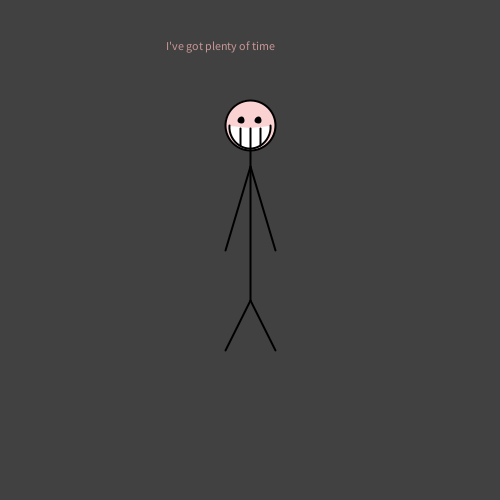
Frame 1 (no input)
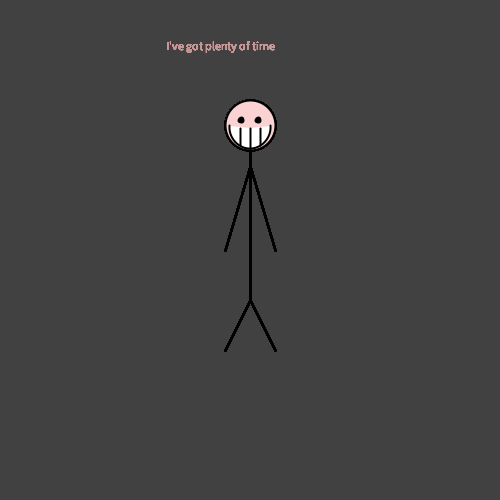
Frame 60 (the mouse pressed at the canvas centre just before this capture)
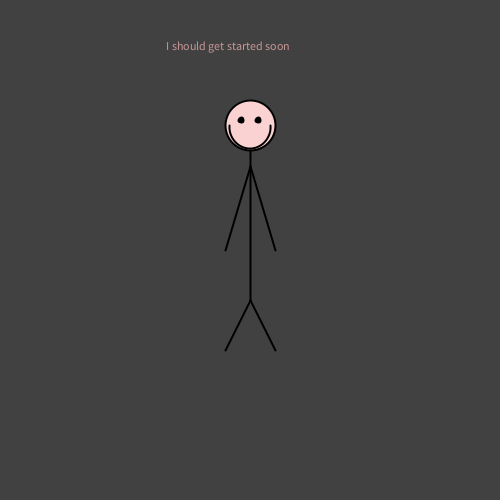
Frame 120 (the mouse held since frame 60 and released just before this capture)

The Processing sketch that drew these frames (run headless with seeded random() and noise(); from frame 60 on, the mouse is pressed at the canvas centre):

// Processing sketch: processing_73220
// ── processing_73220.pde

//////////////////////////////////////////////////////////////////////
/////Danny Gardner
/////October 3, 2012
/////procrastination
/////no interactions, simply watch a procrastinator hit the different stages
/////of procrastination.
//////////////////////////////////////////////////////////////////////


/////when timer > 500, the boolean acts as a switch to shut down the skit


///////these variables determine the time at which the character becomes 
//////progressively more nervous.
int firstFacialChange=100;
int secondFacialChange=200;
int thirdFacialChange=300;
int fourthFacialChange=400;
int endScene=450;

void setup() {
  size (500, 500);
  smooth();
  frameRate (30);
  background (65);
  
}

int timer=0;


//////drawing the kid

void draw () {
  drawKid();




timer=timer+1;
//////if statements. These statements follow a timer that change the face 
//////and words of the character as time goes  by.

if (timer<firstFacialChange) {
  drawSmileHappy(); 
   
}
if (timer < firstFacialChange) {
  textOne();
 
}

  if (timer > firstFacialChange) {
  background (65); drawKid ();
  textTwo();
  drawSmileContent() ;
   
}
  if (timer > secondFacialChange) {
    background (65); 
    drawKid ();
    drawFrown ();
    textThree();
}
if (timer > thirdFacialChange) {
  background (65);
  fill (255, 0, 0,255); 
  drawKid ();
  textFour();
  drawFrownExaggerated ();

}
if (timer > fourthFacialChange) {
  background (65);
  drawKid();
  text("Im going to drop out of school now...", width/3, height/12);
}
if (nTime()) {
  background (65);
  

  }
}






////////methods for the phrases the procrastinator will say.
void textOne() {
  fill (200, 150, 150);
  strokeWeight (3);
  text ("I've got plenty of time", width/3, height/10);
}
void textTwo() {
  fill (200, 150, 150);
  strokeWeight (3);
  text ("I should get started soon", width/3, height/10);
}
void textThree() {
  fill (0);
  strokeWeight (5);
  text ("Okay, I really need to get started", width/3, height/10);
  
}
void textFour () {
  fill (255,0,0,255);
  strokeWeight(20);
  text ("OH NO, IT WAS DUE 10 MINUTES AGO!!!", width/3, height/10);
}

  
///////methods for the faces of the character

void drawSmileHappy () {
  fill (255);
  strokeWeight (2);
 ////mouth
 arc(width/2, 26*height/101, width/12, height/12, -.1, PI+.1);
/////teeth
fill (0);
line (width/2, 26*height/101, width/2, 30*height/100); 
line (52*width/100, 26*height/101, 52*width/100, 29*height/100);
line (48*width/100, 26*height/101, 48*width/100, 29*height/100);
}

void drawSmileContent () {
  fill (250, 210, 210);
  strokeWeight (2);
 ////mouth
 arc(width/2, 26*height/101, width/12, height/12, -.1, PI+.1);

}  

void drawFrown () {
  fill (250, 210, 210);
  strokeWeight (2);
  ////mouth
  arc(width/2, 26*height/90, width/15, height/15, PI, 2*PI);

}
void drawFrownExaggerated () {
  fill (0);
  strokeWeight (2);
  ////mouth
  arc(width/2, 26*height/90, width/15, height/15, PI, 2*PI);
  
}
///////the code used to construct the kid
void drawKid () {
  strokeWeight(2);
fill (250, 210, 210);
////head
ellipse (width/2,height/4, height/10,height/10);
////eyes
fill (0);
ellipse (31*width/60, 24*height/100, height/100, height/100);
ellipse (29*width/60, 24*height/100, height/100, height/100);
///body
line (width/2, 30*height/100, width/2, 6*height/10);
///legs
line (width/2, 6*height/10, 9*width/20, 7*height/10);
line (width/2, 6*height/10, 11*width/20, 7*height/10);
///arms
line (width/2, height/3, 9*width/20, width/2);
line (width/2, height/3, 11*width/20, width/2);
}
  
  
  boolean nTime() {
    boolean iMustGo;
    if (timer > endScene) {
      iMustGo = true;
    }
  else {
    iMustGo = false;
  }
  return iMustGo;
  }
